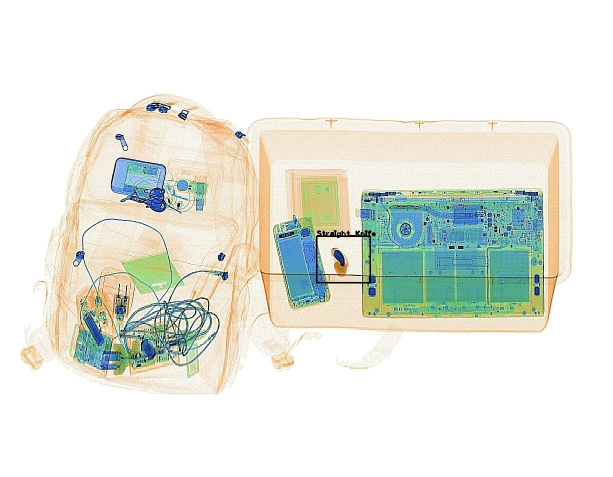
#> input picture data/010492.jpg, 1225 x 954 px, found by its file name (shown at 1/2 size)
$ python NIQE.py   (older library calls are emulated)
#> lines starting #> are read from the running program, lines starting #| are printed output that depends on the picture
import scipy.misc
import scipy.io
from os.path import dirname
from os.path import join
import scipy
from PIL import Image
import scipy.ndimage
import numpy as np
import scipy.special
import math

gamma_range = np.arange(0.2, 10, 0.001)
a = scipy.special.gamma(2.0 / gamma_range)
a *= a
b = scipy.special.gamma(1.0 / gamma_range)
c = scipy.special.gamma(3.0 / gamma_range)
prec_gammas = a / (b * c)


# [113 lines left out: functions aggd_features, ggd_features, paired_product, gen_gauss_window, compute_image_mscn_transform, _niqe_extract_subband_feats, not called in this run]


def get_patches_train_features(img, patch_size, stride=8):
    return _get_patches_generic(img, patch_size, 1, stride)


def get_patches_test_features(img, patch_size, stride=8):
    return _get_patches_generic(img, patch_size, 0, stride)


# [49 lines left out: functions extract_on_patches, _get_patches_generic, not called in this run]


def niqe(inputImgData):
    patch_size = 96
    module_path = dirname(__file__)

    # TODO: memoize
    params = scipy.io.loadmat(join(module_path, 'data', 'niqe_image_params.mat'))
    pop_mu = np.ravel(params["pop_mu"])
    pop_cov = params["pop_cov"]

    M, N = inputImgData.shape

    # assert C == 1, "niqe called with videos containing %d channels. Please supply only the luminance channel" % (C,)
    assert M > (
                patch_size * 2 + 1), "niqe called with small frame size, requires > 192x192 resolution video using current training parameters"
    assert N > (
                patch_size * 2 + 1), "niqe called with small frame size, requires > 192x192 resolution video using current training parameters"

    feats = get_patches_test_features(inputImgData, patch_size)
    sample_mu = np.mean(feats, axis=0)
    sample_cov = np.cov(feats.T)

    X = sample_mu - pop_mu
    covmat = ((pop_cov + sample_cov) / 2.0)
    pinvmat = scipy.linalg.pinv(covmat)
    niqe_score = np.sqrt(np.dot(np.dot(X, pinvmat), X))

    return niqe_score


if __name__ == "__main__":
    ref = np.array(Image.open('D:/pythonProject2/data/010492.jpg').convert('LA'))[:, :, 0]  # ref #’LA'代表转化成灰度图
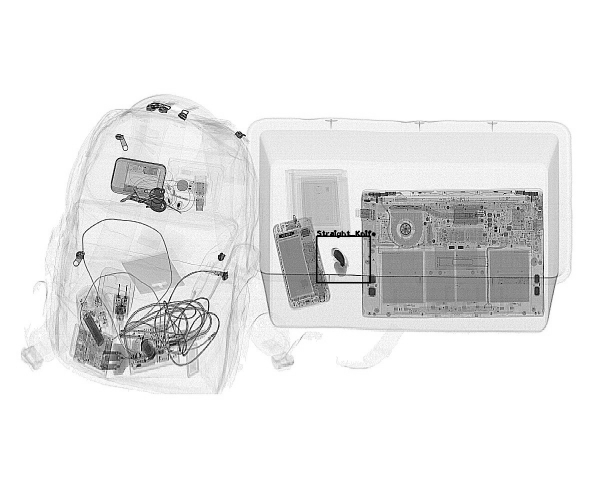
#> ref: shape (954, 1225) (shown at 1/2 size); min 0, max 255, mean 232
    dis = np.array(Image.open('D:/pythonProject2/data/010467.jpg').convert('LA'))[:, :, 0]  # dis
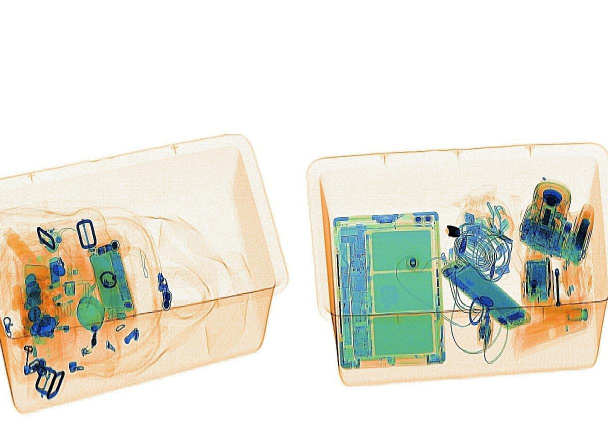
#> input picture data/010467.jpg, 1216 x 896 px, found by its file name (shown at 1/2 size)
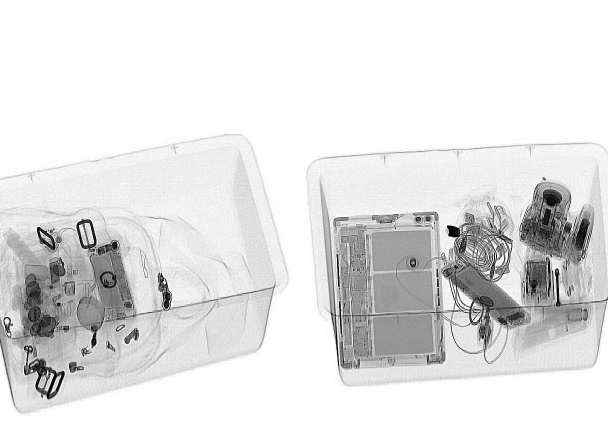
#> dis: shape (896, 1216) (shown at 1/2 size); min 0, max 255, mean 227.6

#> (the run stopped early here; a loop or call above may not have finished)
